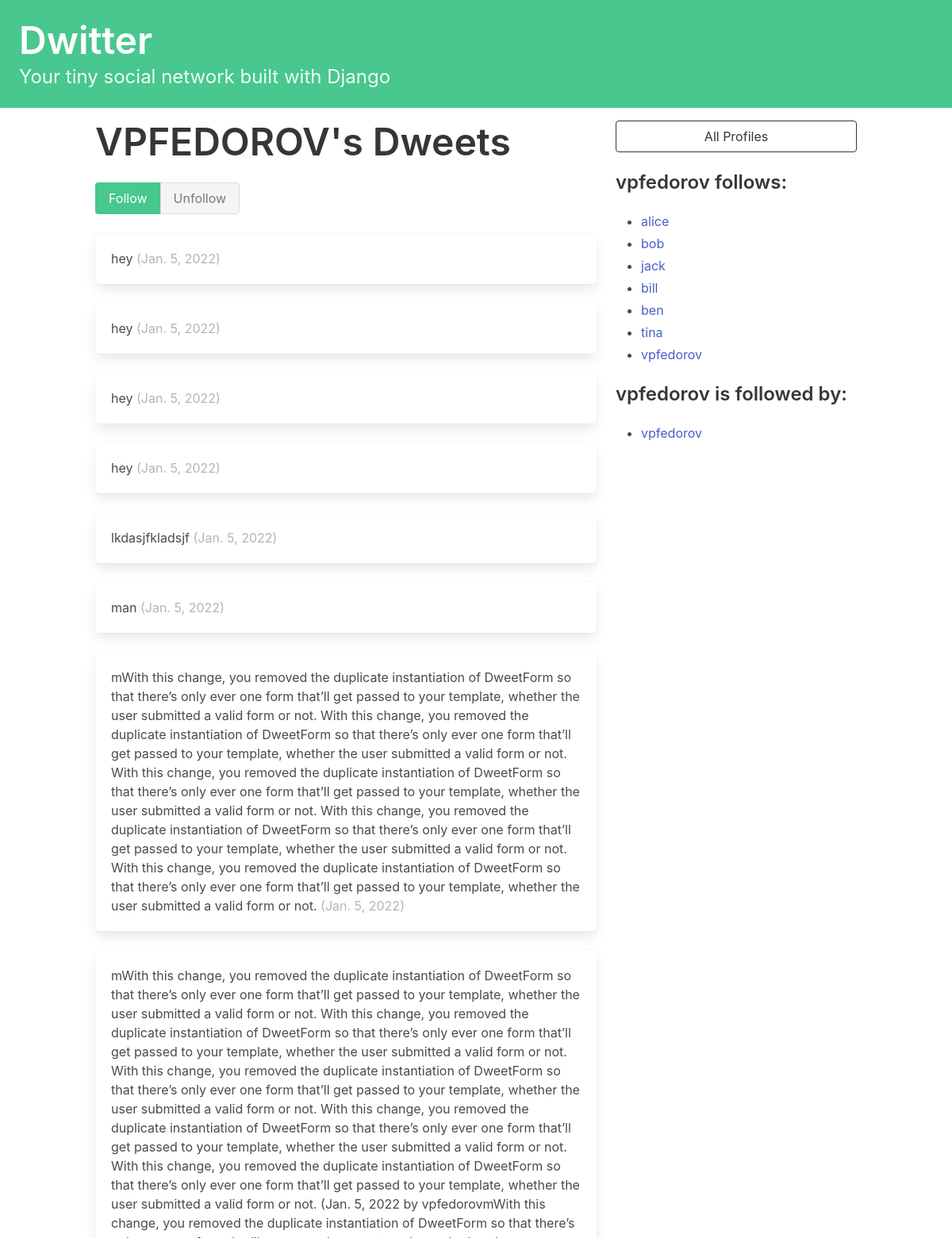
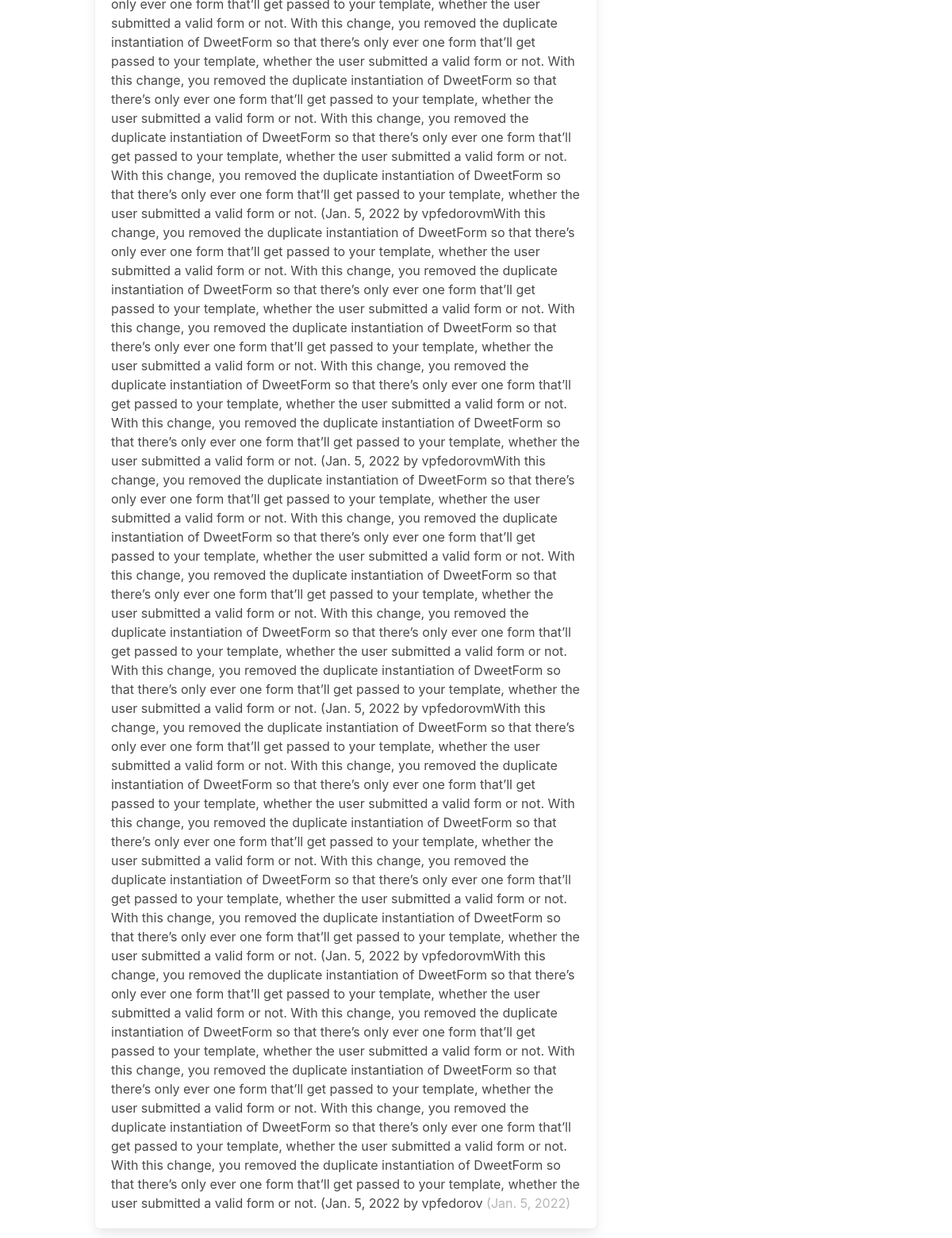
/profile/8, run on the app's committed database (2 pictures, top to bottom).
### social/models.py (models this page shows, shortened)
class Profile(models.Model):
    user = models.OneToOneField(User, on_delete=models.CASCADE)
    follows = models.ManyToManyField(
        "self",
        related_name="followed_by",
        symmetrical=False,
        blank=True
    )
    def __str__(self):
        return self.user.username

class Dweet(models.Model):
    user = models.ForeignKey(
        User, related_name="dweets", on_delete=models.DO_NOTHING
    )
    body = models.TextField(max_length=155)
    data = models.DateField(auto_now_add=True)

### social/views.py (the view, shortened to what this page needs)
# urls.py: path("profile/<int:pk>", views.profile, name="profile"),
def profile(request, pk):
    profile = Profile.objects.get(pk=pk)
    return render(request, "social/profile.html", context={"profile": profile})

### social/templates/social/profile.html (shortened to what this page needs)
{% extends 'base.html' %}
{% block content %}
<div class="column">
    <div class="block">
    <h1 class="title is-1">
        {{profile.user.username|upper}}'s Dweets
    </h1>
   <form method="post">
        <div class="buttons has-addons">
            {% if profile in user.profile.follows.all %}
                <button class="button is-success is-static">Follow</button>
                <button class="button is-danger" name="follow" value="unfollow">Unfollow</button>
            {% else %}
                <button class="button is-success" name="follow" value="follow">
                    Follow
                </button>
                    <button class="button is-danger is-static">Unfollow</button>
            {% endif %}
            </div>
        </form>
        </div>
        <div class="content">
            {% for dweet in profile.user.dweets.all %}
                <div class="box">
                    {{ dweet.body }}
                    <span class="is-small has-text-grey-light">
                        ({{ dweet.data }})
                    </span>
                </div>
            {% endfor %}
        </div>
</div>
<div class="column is-one-third">
    <div class="block">
        <a href="{% url 'social:profiles' %}">
            <button class="button is-dark is-outlined is-fullwidth">
                All Profiles
            </button>
        </a>
    </div>
    <div class="block">
        <h3 class="title is-4">
            {{profile.user.username}} follows:
        </h3>
        <div class="content">
            <ul>
            {% for following in profile.follows.all %}
                <li>
                    <a href="{% url 'social:profile' following.id %}">
                        {{ following }}
                    </a>
                </li>
            {% endfor %}
            </ul>
        </div>
    </div>
    <div class="block">
        <h3 class="title is-4">
            {{profile.user.username}} is followed by:
        </h3>
        <div class="content">
            <ul>
            {% for follower in profile.followed_by.all %}
                <li>
                    <a href="{% url 'social:profile' follower.id %}">
                        {{ follower }}
                    </a>
                </li>
            {% endfor %}
            </ul>
        </div>
    </div>
</div>
{% endblock content %}

### data on the page
Profile: user.username "VPFEDOROV", user.username "vpfedorov"
Dweet: body "hey", data "Jan. 5, 2022"
Dweet: body "hey", data "Jan. 5, 2022"
Dweet: body "hey", data "Jan. 5, 2022"
Dweet: body "hey", data "Jan. 5, 2022"
Dweet: body "lkdasjfkladsjf", data "Jan. 5, 2022"
Dweet: body "man", data "Jan. 5, 2022"
Dweet: body "mWith this change, you removed the duplicate instantiation of DweetForm so that there’s only ever one form that’ll get passed to your template, whether the user submitted a valid form or not. With this change, you removed the duplicate instantiation of DweetForm so that there’s only ever one form that’ll get passed to your template, whether the user submitted a valid form or not. With this change, you removed the duplicate instantiation of DweetForm so that there’s only ever one form that’ll get passed to your template, whether the user submitted a valid form or not. With this change, you removed the duplicate instantiation of DweetForm so that there’s only ever one form that’ll get passed…", data "Jan. 5, 2022"
Dweet: body "mWith this change, you removed the duplicate instantiation of DweetForm so that there’s only ever one form that’ll get passed to your template, whether the user submitted a valid form or not. With this change, you removed the duplicate instantiation of DweetForm so that there’s only ever one form that’ll get passed to your template, whether the user submitted a valid form or not. With this change, you removed the duplicate instantiation of DweetForm so that there’s only ever one form that’ll get passed to your template, whether the user submitted a valid form or not. With this change, you removed the duplicate instantiation of DweetForm so that there’s only ever one form that’ll get passed…", data "Jan. 5, 2022"
Profile: user.username "alice"
Profile: user.username "bob"
Profile: user.username "jack"
Profile: user.username "bill"
Profile: user.username "ben"
Profile: user.username "tina"
